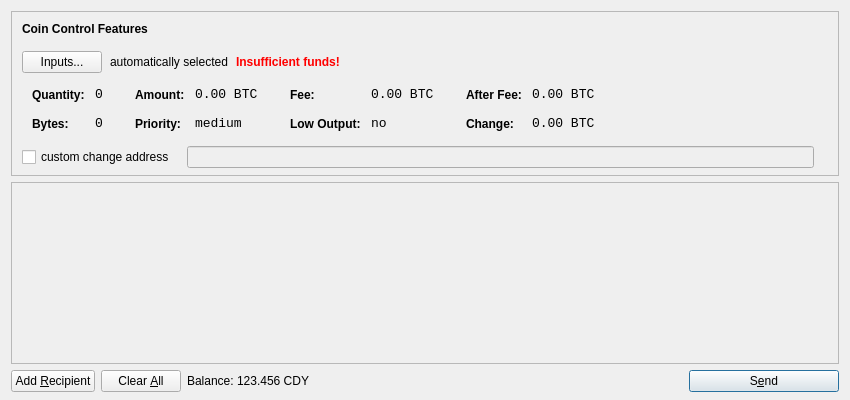
<?xml version="1.0" encoding="UTF-8"?>
<ui version="4.0">
 <class>SendCoinsDialog</class>
 <widget class="QDialog" name="SendCoinsDialog">
  <property name="geometry">
   <rect>
    <x>0</x>
    <y>0</y>
    <width>850</width>
    <height>400</height>
   </rect>
  </property>
  <property name="windowTitle">
   <string>Send Coins</string>
  </property>
  <layout class="QVBoxLayout" name="verticalLayout" stretch="0,1,0">
   <property name="bottomMargin">
    <number>8</number>
   </property>
   <item>
    <widget class="QFrame" name="frameCoinControl">
     <property name="sizePolicy">
      <sizepolicy hsizetype="Expanding" vsizetype="Expanding">
       <horstretch>0</horstretch>
       <verstretch>0</verstretch>
      </sizepolicy>
     </property>
     <property name="maximumSize">
      <size>
       <width>16777215</width>
       <height>16777215</height>
      </size>
     </property>
     <property name="frameShape">
      <enum>QFrame::StyledPanel</enum>
     </property>
     <property name="frameShadow">
      <enum>QFrame::Sunken</enum>
     </property>
     <layout class="QVBoxLayout" name="verticalLayoutCoinControl2">
      <property name="spacing">
       <number>-1</number>
      </property>
      <property name="leftMargin">
       <number>0</number>
      </property>
      <property name="topMargin">
       <number>0</number>
      </property>
      <property name="rightMargin">
       <number>0</number>
      </property>
      <property name="bottomMargin">
       <number>6</number>
      </property>
      <item>
       <layout class="QVBoxLayout" name="verticalLayoutCoinControl" stretch="0,0,0,0,1">
        <property name="spacing">
         <number>0</number>
        </property>
        <property name="leftMargin">
         <number>10</number>
        </property>
        <property name="topMargin">
         <number>10</number>
        </property>
        <item>
         <layout class="QHBoxLayout" name="horizontalLayoutCoinControl1">
          <property name="bottomMargin">
           <number>15</number>
          </property>
          <item>
           <widget class="QLabel" name="labelCoinControlFeatures">
            <property name="sizePolicy">
             <sizepolicy hsizetype="Preferred" vsizetype="Maximum">
              <horstretch>0</horstretch>
              <verstretch>0</verstretch>
             </sizepolicy>
            </property>
            <property name="font">
             <font>
              <weight>75</weight>
              <bold>true</bold>
             </font>
            </property>
            <property name="styleSheet">
             <string notr="true">font-weight:bold;</string>
            </property>
            <property name="text">
             <string>Coin Control Features</string>
            </property>
           </widget>
          </item>
         </layout>
        </item>
        <item>
         <layout class="QHBoxLayout" name="horizontalLayoutCoinControl2" stretch="0,0,0,0">
          <property name="spacing">
           <number>8</number>
          </property>
          <property name="bottomMargin">
           <number>10</number>
          </property>
          <item>
           <widget class="QPushButton" name="pushButtonCoinControl">
            <property name="styleSheet">
             <string notr="true"/>
            </property>
            <property name="text">
             <string>Inputs...</string>
            </property>
           </widget>
          </item>
          <item>
           <widget class="QLabel" name="labelCoinControlAutomaticallySelected">
            <property name="text">
             <string>automatically selected</string>
            </property>
            <property name="margin">
             <number>5</number>
            </property>
           </widget>
          </item>
          <item>
           <widget class="QLabel" name="labelCoinControlInsuffFunds">
            <property name="font">
             <font>
              <weight>75</weight>
              <bold>true</bold>
             </font>
            </property>
            <property name="styleSheet">
             <string notr="true">color:red;font-weight:bold;</string>
            </property>
            <property name="text">
             <string>Insufficient funds!</string>
            </property>
            <property name="margin">
             <number>5</number>
            </property>
           </widget>
          </item>
          <item>
           <spacer name="horizontalSpacerCoinControl">
            <property name="orientation">
             <enum>Qt::Horizontal</enum>
            </property>
            <property name="sizeHint" stdset="0">
             <size>
              <width>40</width>
              <height>1</height>
             </size>
            </property>
           </spacer>
          </item>
         </layout>
        </item>
        <item>
         <widget class="QWidget" name="widgetCoinControl" native="true">
          <property name="sizePolicy">
           <sizepolicy hsizetype="Preferred" vsizetype="Preferred">
            <horstretch>0</horstretch>
            <verstretch>0</verstretch>
           </sizepolicy>
          </property>
          <property name="minimumSize">
           <size>
            <width>0</width>
            <height>0</height>
           </size>
          </property>
          <property name="styleSheet">
           <string notr="true"/>
          </property>
          <layout class="QHBoxLayout" name="horizontalLayoutCoinControl5">
           <property name="margin">
            <number>0</number>
           </property>
           <item>
            <layout class="QHBoxLayout" name="horizontalLayoutCoinControl3" stretch="0,0,0,1">
             <property name="spacing">
              <number>20</number>
             </property>
             <property name="topMargin">
              <number>0</number>
             </property>
             <property name="bottomMargin">
              <number>10</number>
             </property>
             <item>
              <layout class="QFormLayout" name="formLayoutCoinControl1">
               <property name="horizontalSpacing">
                <number>10</number>
               </property>
               <property name="verticalSpacing">
                <number>14</number>
               </property>
               <property name="leftMargin">
                <number>10</number>
               </property>
               <property name="topMargin">
                <number>4</number>
               </property>
               <property name="rightMargin">
                <number>6</number>
               </property>
               <item row="0" column="0">
                <widget class="QLabel" name="labelCoinControlQuantityText">
                 <property name="styleSheet">
                  <string notr="true">font-weight:bold;</string>
                 </property>
                 <property name="text">
                  <string>Quantity:</string>
                 </property>
                 <property name="margin">
                  <number>0</number>
                 </property>
                </widget>
               </item>
               <item row="0" column="1">
                <widget class="QLabel" name="labelCoinControlQuantity">
                 <property name="font">
                  <font>
                   <family>Monospace</family>
                   <pointsize>10</pointsize>
                  </font>
                 </property>
                 <property name="cursor">
                  <cursorShape>IBeamCursor</cursorShape>
                 </property>
                 <property name="contextMenuPolicy">
                  <enum>Qt::ActionsContextMenu</enum>
                 </property>
                 <property name="text">
                  <string notr="true">0</string>
                 </property>
                 <property name="margin">
                  <number>0</number>
                 </property>
                 <property name="textInteractionFlags">
                  <set>Qt::LinksAccessibleByMouse|Qt::TextSelectableByKeyboard|Qt::TextSelectableByMouse</set>
                 </property>
                </widget>
               </item>
               <item row="1" column="0">
                <widget class="QLabel" name="labelCoinControlBytesText">
                 <property name="styleSheet">
                  <string notr="true">font-weight:bold;</string>
                 </property>
                 <property name="text">
                  <string>Bytes:</string>
                 </property>
                </widget>
               </item>
               <item row="1" column="1">
                <widget class="QLabel" name="labelCoinControlBytes">
                 <property name="font">
                  <font>
                   <family>Monospace</family>
                   <pointsize>10</pointsize>
                  </font>
                 </property>
                 <property name="cursor">
                  <cursorShape>IBeamCursor</cursorShape>
                 </property>
                 <property name="contextMenuPolicy">
                  <enum>Qt::ActionsContextMenu</enum>
                 </property>
                 <property name="text">
                  <string notr="true">0</string>
                 </property>
                 <property name="textInteractionFlags">
                  <set>Qt::LinksAccessibleByMouse|Qt::TextSelectableByKeyboard|Qt::TextSelectableByMouse</set>
                 </property>
                </widget>
               </item>
              </layout>
             </item>
             <item>
              <layout class="QFormLayout" name="formLayoutCoinControl2">
               <property name="horizontalSpacing">
                <number>10</number>
               </property>
               <property name="verticalSpacing">
                <number>14</number>
               </property>
               <property name="leftMargin">
                <number>6</number>
               </property>
               <property name="topMargin">
                <number>4</number>
               </property>
               <property name="rightMargin">
                <number>6</number>
               </property>
               <item row="0" column="0">
                <widget class="QLabel" name="labelCoinControlAmountText">
                 <property name="styleSheet">
                  <string notr="true">font-weight:bold;</string>
                 </property>
                 <property name="text">
                  <string>Amount:</string>
                 </property>
                 <property name="margin">
                  <number>0</number>
                 </property>
                </widget>
               </item>
               <item row="0" column="1">
                <widget class="QLabel" name="labelCoinControlAmount">
                 <property name="font">
                  <font>
                   <family>Monospace</family>
                   <pointsize>10</pointsize>
                  </font>
                 </property>
                 <property name="cursor">
                  <cursorShape>IBeamCursor</cursorShape>
                 </property>
                 <property name="contextMenuPolicy">
                  <enum>Qt::ActionsContextMenu</enum>
                 </property>
                 <property name="text">
                  <string notr="true">0.00 BTC</string>
                 </property>
                 <property name="textInteractionFlags">
                  <set>Qt::LinksAccessibleByMouse|Qt::TextSelectableByKeyboard|Qt::TextSelectableByMouse</set>
                 </property>
                </widget>
               </item>
               <item row="1" column="0">
                <widget class="QLabel" name="labelCoinControlPriorityText">
                 <property name="styleSheet">
                  <string notr="true">font-weight:bold;</string>
                 </property>
                 <property name="text">
                  <string>Priority:</string>
                 </property>
                </widget>
               </item>
               <item row="1" column="1">
                <widget class="QLabel" name="labelCoinControlPriority">
                 <property name="font">
                  <font>
                   <family>Monospace</family>
                   <pointsize>10</pointsize>
                  </font>
                 </property>
                 <property name="cursor">
                  <cursorShape>IBeamCursor</cursorShape>
                 </property>
                 <property name="contextMenuPolicy">
                  <enum>Qt::ActionsContextMenu</enum>
                 </property>
                 <property name="text">
                  <string>medium</string>
                 </property>
                 <property name="textInteractionFlags">
                  <set>Qt::LinksAccessibleByMouse|Qt::TextSelectableByKeyboard|Qt::TextSelectableByMouse</set>
                 </property>
                </widget>
               </item>
              </layout>
             </item>
             <item>
              <layout class="QFormLayout" name="formLayoutCoinControl3">
               <property name="horizontalSpacing">
                <number>10</number>
               </property>
               <property name="verticalSpacing">
                <number>14</number>
               </property>
               <property name="leftMargin">
                <number>6</number>
               </property>
               <property name="topMargin">
                <number>4</number>
               </property>
               <property name="rightMargin">
                <number>6</number>
               </property>
               <item row="0" column="0">
                <widget class="QLabel" name="labelCoinControlFeeText">
                 <property name="styleSheet">
                  <string notr="true">font-weight:bold;</string>
                 </property>
                 <property name="text">
                  <string>Fee:</string>
                 </property>
                 <property name="margin">
                  <number>0</number>
                 </property>
                </widget>
               </item>
               <item row="0" column="1">
                <widget class="QLabel" name="labelCoinControlFee">
                 <property name="font">
                  <font>
                   <family>Monospace</family>
                   <pointsize>10</pointsize>
                  </font>
                 </property>
                 <property name="cursor">
                  <cursorShape>IBeamCursor</cursorShape>
                 </property>
                 <property name="contextMenuPolicy">
                  <enum>Qt::ActionsContextMenu</enum>
                 </property>
                 <property name="text">
                  <string notr="true">0.00 BTC</string>
                 </property>
                 <property name="textInteractionFlags">
                  <set>Qt::LinksAccessibleByMouse|Qt::TextSelectableByKeyboard|Qt::TextSelectableByMouse</set>
                 </property>
                </widget>
               </item>
               <item row="1" column="0">
                <widget class="QLabel" name="labelCoinControlLowOutputText">
                 <property name="styleSheet">
                  <string notr="true">font-weight:bold;</string>
                 </property>
                 <property name="text">
                  <string>Low Output:</string>
                 </property>
                </widget>
               </item>
               <item row="1" column="1">
                <widget class="QLabel" name="labelCoinControlLowOutput">
                 <property name="font">
                  <font>
                   <family>Monospace</family>
                   <pointsize>10</pointsize>
                  </font>
                 </property>
                 <property name="cursor">
                  <cursorShape>IBeamCursor</cursorShape>
                 </property>
                 <property name="contextMenuPolicy">
                  <enum>Qt::ActionsContextMenu</enum>
                 </property>
                 <property name="text">
                  <string>no</string>
                 </property>
                 <property name="textInteractionFlags">
                  <set>Qt::LinksAccessibleByMouse|Qt::TextSelectableByKeyboard|Qt::TextSelectableByMouse</set>
                 </property>
                </widget>
               </item>
              </layout>
             </item>
             <item>
              <layout class="QFormLayout" name="formLayoutCoinControl4">
               <property name="horizontalSpacing">
                <number>10</number>
               </property>
               <property name="verticalSpacing">
                <number>14</number>
               </property>
               <property name="leftMargin">
                <number>6</number>
               </property>
               <property name="topMargin">
                <number>4</number>
               </property>
               <property name="rightMargin">
                <number>6</number>
               </property>
               <item row="0" column="0">
                <widget class="QLabel" name="labelCoinControlAfterFeeText">
                 <property name="styleSheet">
                  <string notr="true">font-weight:bold;</string>
                 </property>
                 <property name="text">
                  <string>After Fee:</string>
                 </property>
                 <property name="margin">
                  <number>0</number>
                 </property>
                </widget>
               </item>
               <item row="0" column="1">
                <widget class="QLabel" name="labelCoinControlAfterFee">
                 <property name="font">
                  <font>
                   <family>Monospace</family>
                   <pointsize>10</pointsize>
                  </font>
                 </property>
                 <property name="cursor">
                  <cursorShape>IBeamCursor</cursorShape>
                 </property>
                 <property name="contextMenuPolicy">
                  <enum>Qt::ActionsContextMenu</enum>
                 </property>
                 <property name="text">
                  <string notr="true">0.00 BTC</string>
                 </property>
                 <property name="textInteractionFlags">
                  <set>Qt::LinksAccessibleByMouse|Qt::TextSelectableByKeyboard|Qt::TextSelectableByMouse</set>
                 </property>
                </widget>
               </item>
               <item row="1" column="0">
                <widget class="QLabel" name="labelCoinControlChangeText">
                 <property name="styleSheet">
                  <string notr="true">font-weight:bold;</string>
                 </property>
                 <property name="text">
                  <string>Change:</string>
                 </property>
                </widget>
               </item>
               <item row="1" column="1">
                <widget class="QLabel" name="labelCoinControlChange">
                 <property name="font">
                  <font>
                   <family>Monospace</family>
                   <pointsize>10</pointsize>
                  </font>
                 </property>
                 <property name="cursor">
                  <cursorShape>IBeamCursor</cursorShape>
                 </property>
                 <property name="contextMenuPolicy">
                  <enum>Qt::ActionsContextMenu</enum>
                 </property>
                 <property name="text">
                  <string notr="true">0.00 BTC</string>
                 </property>
                 <property name="textInteractionFlags">
                  <set>Qt::LinksAccessibleByMouse|Qt::TextSelectableByKeyboard|Qt::TextSelectableByMouse</set>
                 </property>
                </widget>
               </item>
              </layout>
             </item>
            </layout>
           </item>
          </layout>
         </widget>
        </item>
        <item>
         <layout class="QHBoxLayout" name="horizontalLayoutCoinControl4" stretch="0,0,0">
          <property name="spacing">
           <number>12</number>
          </property>
          <property name="sizeConstraint">
           <enum>QLayout::SetDefaultConstraint</enum>
          </property>
          <property name="topMargin">
           <number>5</number>
          </property>
          <property name="rightMargin">
           <number>5</number>
          </property>
          <item>
           <widget class="QCheckBox" name="checkBoxCoinControlChange">
            <property name="text">
             <string>custom change address</string>
            </property>
           </widget>
          </item>
          <item>
           <widget class="QLineEdit" name="lineEditCoinControlChange">
            <property name="enabled">
             <bool>false</bool>
            </property>
            <property name="sizePolicy">
             <sizepolicy hsizetype="Expanding" vsizetype="Fixed">
              <horstretch>0</horstretch>
              <verstretch>0</verstretch>
             </sizepolicy>
            </property>
           </widget>
          </item>
          <item>
           <widget class="QLabel" name="labelCoinControlChangeLabel">
            <property name="sizePolicy">
             <sizepolicy hsizetype="Preferred" vsizetype="Expanding">
              <horstretch>0</horstretch>
              <verstretch>0</verstretch>
             </sizepolicy>
            </property>
            <property name="minimumSize">
             <size>
              <width>0</width>
              <height>0</height>
             </size>
            </property>
            <property name="text">
             <string/>
            </property>
            <property name="margin">
             <number>3</number>
            </property>
           </widget>
          </item>
         </layout>
        </item>
        <item>
         <spacer name="verticalSpacerCoinControl">
          <property name="orientation">
           <enum>Qt::Vertical</enum>
          </property>
          <property name="sizeHint" stdset="0">
           <size>
            <width>800</width>
            <height>1</height>
           </size>
          </property>
         </spacer>
        </item>
       </layout>
      </item>
     </layout>
    </widget>
   </item>
   <item>
    <widget class="QScrollArea" name="scrollArea">
     <property name="widgetResizable">
      <bool>true</bool>
     </property>
     <widget class="QWidget" name="scrollAreaWidgetContents">
      <property name="geometry">
       <rect>
        <x>0</x>
        <y>0</y>
        <width>830</width>
        <height>165</height>
       </rect>
      </property>
      <layout class="QVBoxLayout" name="verticalLayout_2">
       <property name="margin">
        <number>0</number>
       </property>
       <item>
        <layout class="QVBoxLayout" name="entries">
         <property name="spacing">
          <number>6</number>
         </property>
        </layout>
       </item>
       <item>
        <spacer name="verticalSpacer">
         <property name="orientation">
          <enum>Qt::Vertical</enum>
         </property>
         <property name="sizeHint" stdset="0">
          <size>
           <width>20</width>
           <height>40</height>
          </size>
         </property>
        </spacer>
       </item>
      </layout>
     </widget>
    </widget>
   </item>
   <item>
    <layout class="QHBoxLayout" name="horizontalLayout">
     <item>
      <widget class="QPushButton" name="addButton">
       <property name="toolTip">
        <string>Send to multiple recipients at once</string>
       </property>
       <property name="text">
        <string>Add &amp;Recipient</string>
       </property>
       <property name="icon">
        <iconset resource="../bitcoin.qrc">
         <normaloff>:/icons/add</normaloff>:/icons/add</iconset>
       </property>
       <property name="autoDefault">
        <bool>false</bool>
       </property>
      </widget>
     </item>
     <item>
      <widget class="QPushButton" name="clearButton">
       <property name="sizePolicy">
        <sizepolicy hsizetype="Minimum" vsizetype="Fixed">
         <horstretch>0</horstretch>
         <verstretch>0</verstretch>
        </sizepolicy>
       </property>
       <property name="toolTip">
        <string>Remove all transaction fields</string>
       </property>
       <property name="text">
        <string>Clear &amp;All</string>
       </property>
       <property name="icon">
        <iconset resource="../bitcoin.qrc">
         <normaloff>:/icons/remove</normaloff>:/icons/remove</iconset>
       </property>
       <property name="autoRepeatDelay">
        <number>300</number>
       </property>
       <property name="autoDefault">
        <bool>false</bool>
       </property>
      </widget>
     </item>
     <item>
      <layout class="QHBoxLayout" name="horizontalLayout_2">
       <property name="spacing">
        <number>3</number>
       </property>
       <item>
        <widget class="QLabel" name="label">
         <property name="text">
          <string>Balance:</string>
         </property>
        </widget>
       </item>
       <item>
        <widget class="QLabel" name="labelBalance">
         <property name="cursor">
          <cursorShape>IBeamCursor</cursorShape>
         </property>
         <property name="text">
          <string>123.456 CDY</string>
         </property>
         <property name="textInteractionFlags">
          <set>Qt::LinksAccessibleByMouse|Qt::TextSelectableByKeyboard|Qt::TextSelectableByMouse</set>
         </property>
        </widget>
       </item>
      </layout>
     </item>
     <item>
      <spacer name="horizontalSpacer">
       <property name="orientation">
        <enum>Qt::Horizontal</enum>
       </property>
       <property name="sizeHint" stdset="0">
        <size>
         <width>40</width>
         <height>20</height>
        </size>
       </property>
      </spacer>
     </item>
     <item>
      <widget class="QPushButton" name="sendButton">
       <property name="minimumSize">
        <size>
         <width>150</width>
         <height>0</height>
        </size>
       </property>
       <property name="toolTip">
        <string>Confirm the send action</string>
       </property>
       <property name="text">
        <string>S&amp;end</string>
       </property>
       <property name="icon">
        <iconset resource="../bitcoin.qrc">
         <normaloff>:/icons/send</normaloff>:/icons/send</iconset>
       </property>
       <property name="default">
        <bool>true</bool>
       </property>
      </widget>
     </item>
    </layout>
   </item>
  </layout>
 </widget>
 <resources>
  <include location="../bitcoin.qrc"/>
 </resources>
 <connections/>
</ui>
